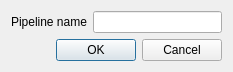
<?xml version="1.0" encoding="UTF-8"?>
<ui version="4.0">
 <class>NewPipelineDialog</class>
 <widget class="QDialog" name="NewPipelineDialog">
  <property name="geometry">
   <rect>
    <x>0</x>
    <y>0</y>
    <width>233</width>
    <height>71</height>
   </rect>
  </property>
  <property name="windowTitle">
   <string>Dialog</string>
  </property>
  <layout class="QVBoxLayout" name="verticalLayout">
   <item>
    <layout class="QHBoxLayout" name="horizontalLayout">
     <item>
      <widget class="QLabel" name="pipeline_name_label">
       <property name="text">
        <string>Pipeline name</string>
       </property>
      </widget>
     </item>
     <item>
      <widget class="QLineEdit" name="pipeline_name_lineEdit"/>
     </item>
    </layout>
   </item>
   <item>
    <widget class="QDialogButtonBox" name="dialog_buttonBox">
     <property name="orientation">
      <enum>Qt::Orientation::Horizontal</enum>
     </property>
     <property name="standardButtons">
      <set>QDialogButtonBox::StandardButton::Cancel|QDialogButtonBox::StandardButton::Ok</set>
     </property>
    </widget>
   </item>
  </layout>
 </widget>
 <resources/>
 <connections>
  <connection>
   <sender>dialog_buttonBox</sender>
   <signal>accepted()</signal>
   <receiver>NewPipelineDialog</receiver>
   <slot>accept()</slot>
   <hints>
    <hint type="sourcelabel">
     <x>248</x>
     <y>254</y>
    </hint>
    <hint type="destinationlabel">
     <x>157</x>
     <y>274</y>
    </hint>
   </hints>
  </connection>
  <connection>
   <sender>dialog_buttonBox</sender>
   <signal>rejected()</signal>
   <receiver>NewPipelineDialog</receiver>
   <slot>reject()</slot>
   <hints>
    <hint type="sourcelabel">
     <x>316</x>
     <y>260</y>
    </hint>
    <hint type="destinationlabel">
     <x>286</x>
     <y>274</y>
    </hint>
   </hints>
  </connection>
 </connections>
</ui>
